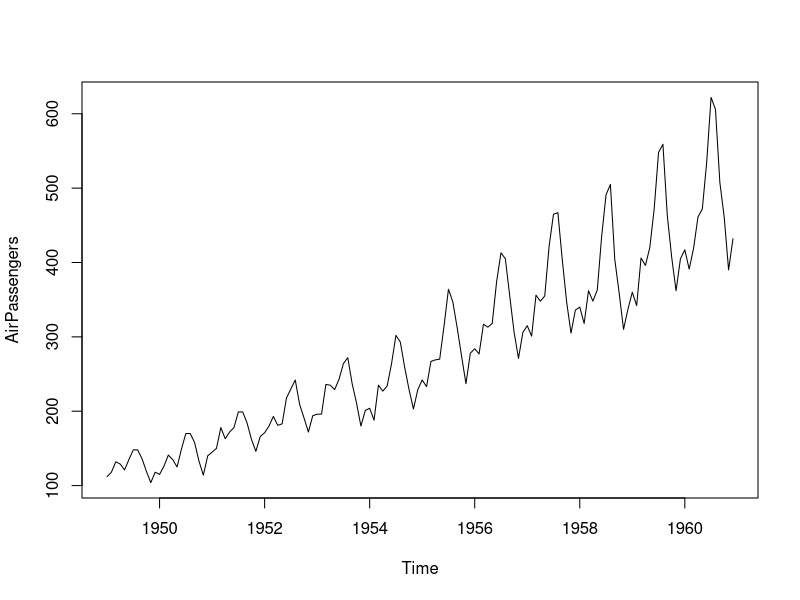
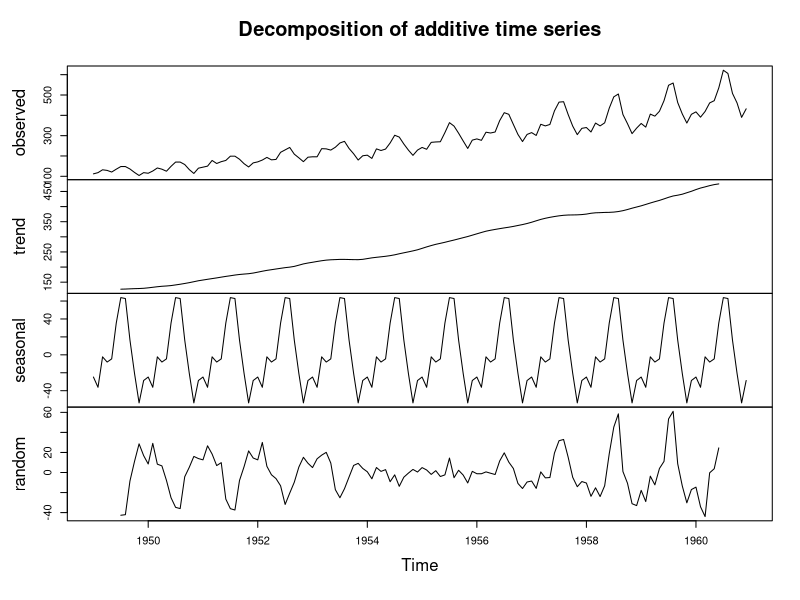
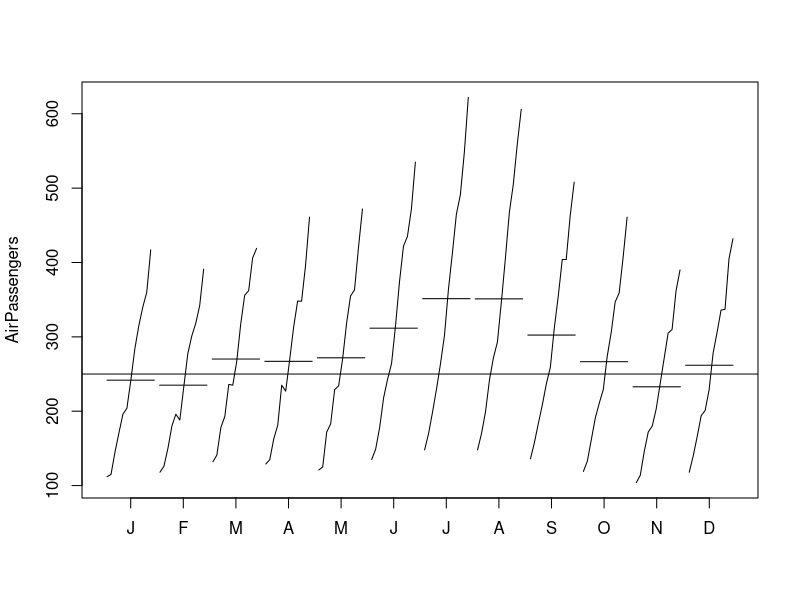
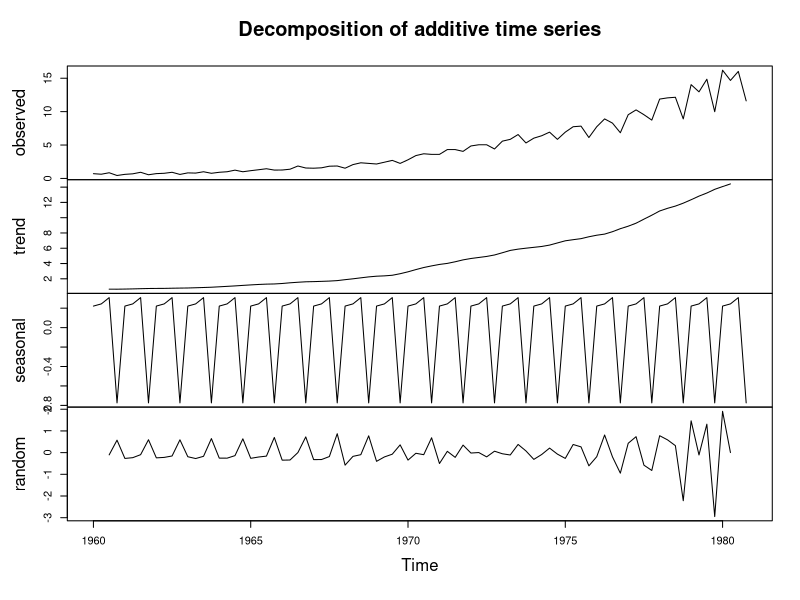
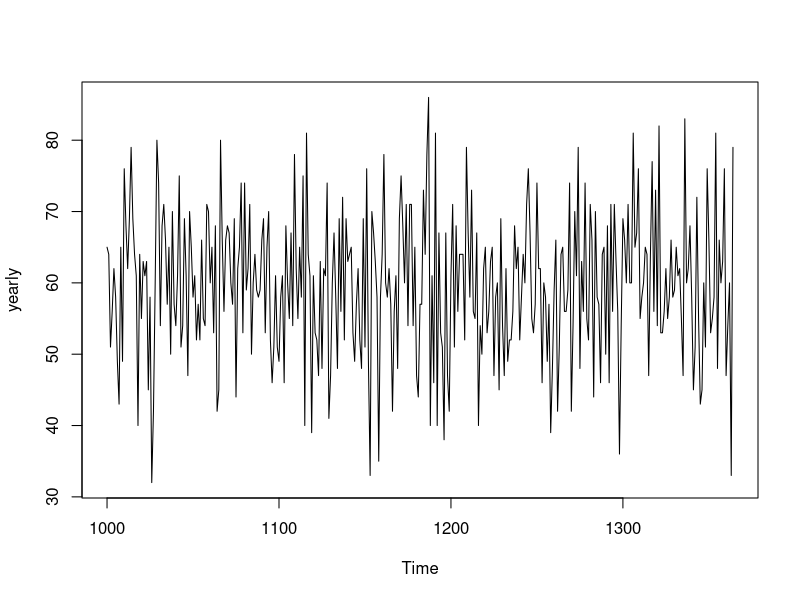
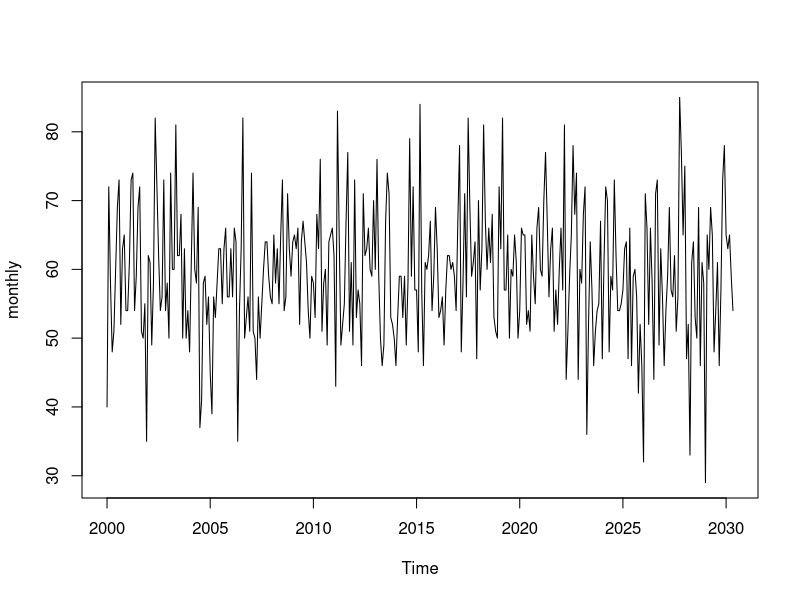
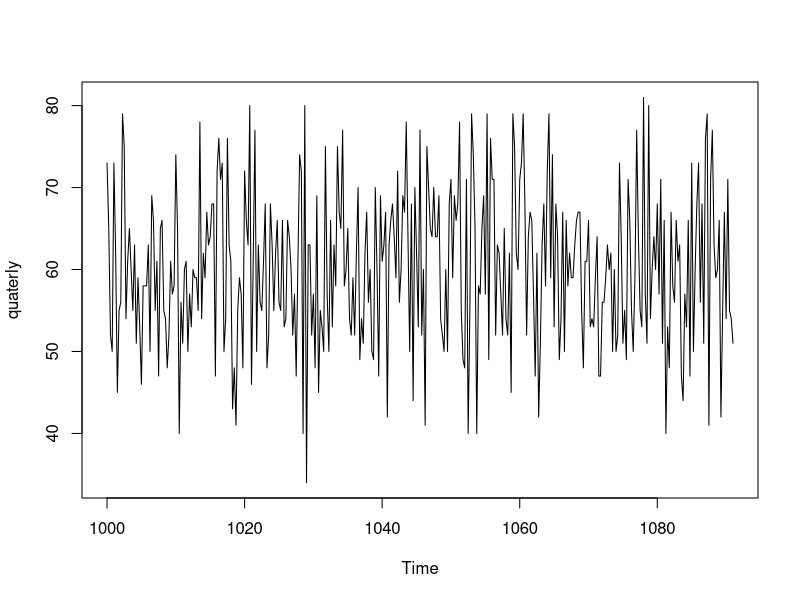
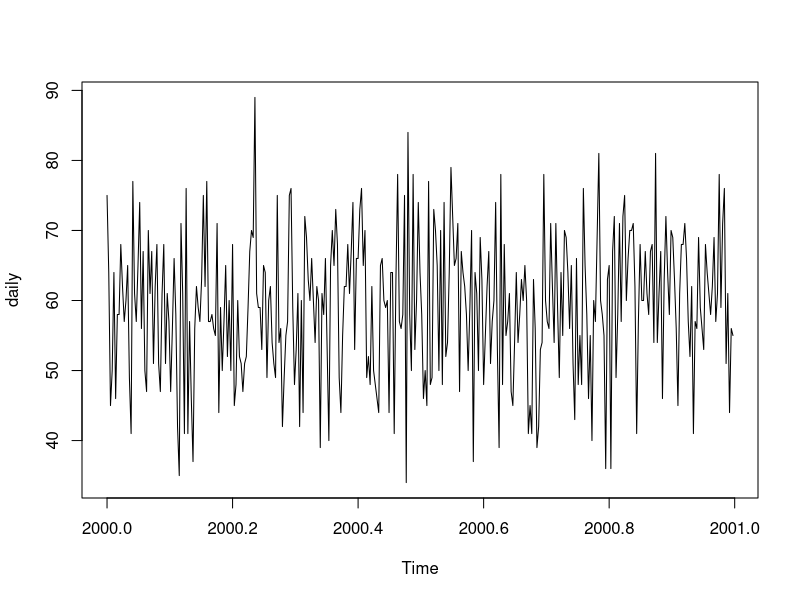

Recreate these plots in R, in order.
AirPassengers
?AirPassengers
JohnsonJohnson
?JohnsonJohnson
summary(AirPassengers)
cycle(AirPassengers)
plot(AirPassengers)
decompose(AirPassengers)
plot(decompose(AirPassengers))     
monthplot(AirPassengers)
abline(h=250)
plot(decompose(JohnsonJohnson))




(data = trunc(rnorm(365,mean = 60,sd =  10)))
yearly = ts(data , start = (1000) , freq = 1)
yearly
plot(yearly)



(data = trunc(rnorm(365,mean = 60,sd =  10)))
monthly = ts(data , start = (2000) , freq = 12)
monthly
plot(monthly)


(data = trunc(rnorm(365,mean = 60,sd =  10)))
quaterly = ts(data , start = (1000) , freq = 4)
quaterly
plot(quaterly)


(data = trunc(rnorm(365,mean = 60,sd =  10)))
daily= ts(data , start = (2000) , freq = 365)
daily
plot(daily)


#create time series series from apr 2010 to sep 2015 
(data = trunc(rnorm(365,mean = 60,sd =  10)))
monthly = ts(data , start = c(2010,4),end=c(2015,9) , freq = 12)
monthly
plot(monthly)
monthplot(monthly)




tsdata = ts(data = sample(100:150),start = c(2019,1),end = c(2020,4) , frequency = 12)

daily<- ts(data = sample(100:150),start = c(2019,1,1),end = c(2020,3,31) , frequency = 365)
plot(daily)
cycle(daily)
monthplot(daily)
